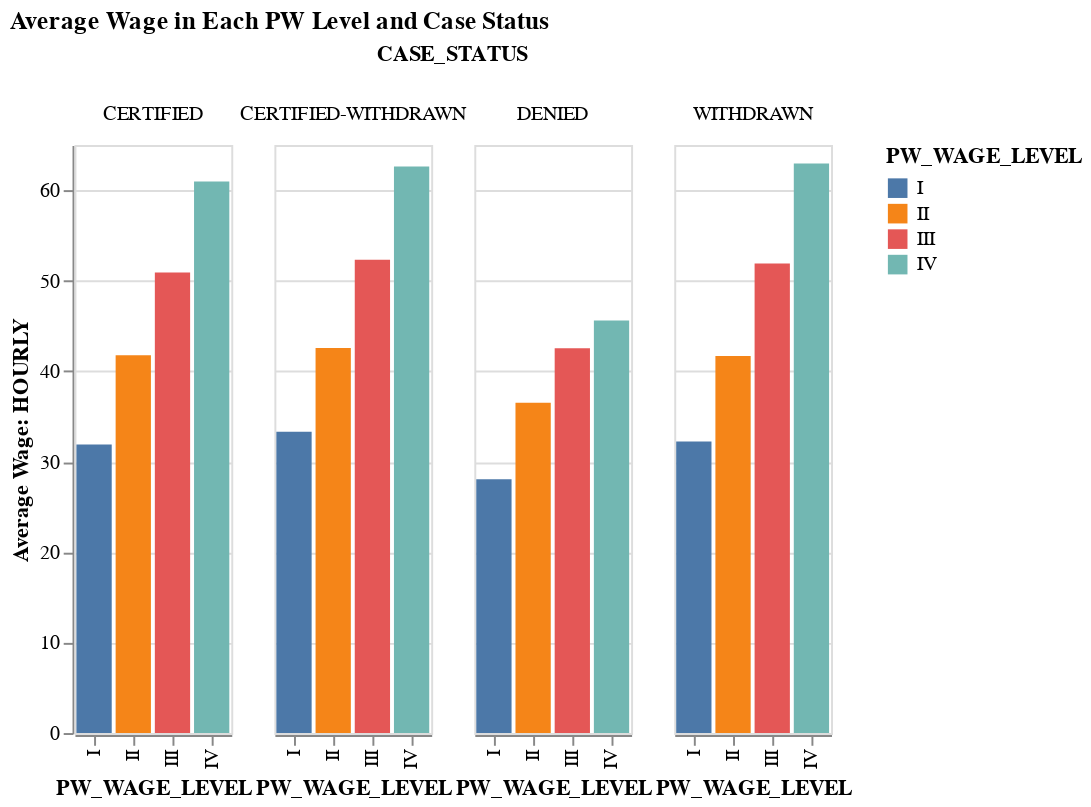

The cell this chart's notebook holds for it:
### Code cell
# define the mean of starting wage per PW level, case status, and unit of pay
df_wages = no_outliers.groupby(['PW_WAGE_LEVEL','CASE_STATUS','WAGE_UNIT_OF_PAY']).agg(MEAN=('WAGE_RATE_OF_PAY_FROM','mean')).reset_index()

# filter only data with unit of pay hour
df_wages = df_wages[df_wages['WAGE_UNIT_OF_PAY'].isin(['HOUR'])]

# create a chart to show mean of each PW level in each case status
bars = alt.Chart(df_wages).mark_bar().encode(
           x=('PW_WAGE_LEVEL'),
           y=alt.Y('MEAN', title='Average Wage: HOURLY'),
           color=('PW_WAGE_LEVEL'),
           tooltip='MEAN'
      )

(bars).facet(column = 'CASE_STATUS').properties(title='Average Wage in Each PW Level and Case Status').display()

### Figure 1 — Vega-Lite specification as saved in the notebook (floating-point values rounded to 4 significant figures)
{"config": {"view": {"continuousWidth": 400, "continuousHeight": 300}}, "data": {"name": "data-2c94931be2da15bf4b9dee6e1bfc21e1"}, "facet": {"column": {"field": "CASE_STATUS", "type": "nominal"}}, "spec": {"mark": "bar", "encoding": {"color": {"field": "PW_WAGE_LEVEL", "type": "nominal"}, "tooltip": {"field": "MEAN", "type": "quantitative"}, "x": {"field": "PW_WAGE_LEVEL", "type": "nominal"}, "y": {"field": "MEAN", "title": "Average Wage: HOURLY", "type": "quantitative"}}}, "title": "Average Wage in Each PW Level and Case Status", "$schema": "https://vega.github.io/schema/vega-lite/v4.17.0.json", "datasets": {"data-2c94931be2da15bf4b9dee6e1bfc21e1": [{"PW_WAGE_LEVEL": "I", "CASE_STATUS": "CERTIFIED", "WAGE_UNIT_OF_PAY": "HOUR", "MEAN": 31.91}, {"PW_WAGE_LEVEL": "I", "CASE_STATUS": "CERTIFIED-WITHDRAWN", "WAGE_UNIT_OF_PAY": "HOUR", "MEAN": 33.29}, {"PW_WAGE_LEVEL": "I", "CASE_STATUS": "DENIED", "WAGE_UNIT_OF_PAY": "HOUR", "MEAN": 28.06}, {"PW_WAGE_LEVEL": "I", "CASE_STATUS": "WITHDRAWN", "WAGE_UNIT_OF_PAY": "HOUR", "MEAN": 32.22}, {"PW_WAGE_LEVEL": "II", "CASE_STATUS": "CERTIFIED", "WAGE_UNIT_OF_PAY": "HOUR", "MEAN": 41.78}, {"PW_WAGE_LEVEL": "II", "CASE_STATUS": "CERTIFIED-WITHDRAWN", "WAGE_UNIT_OF_PAY": "HOUR", "MEAN": 42.57}, {"PW_WAGE_LEVEL": "II", "CASE_STATUS": "DENIED", "WAGE_UNIT_OF_PAY": "HOUR", "MEAN": 36.51}, {"PW_WAGE_LEVEL": "II", "CASE_STATUS": "WITHDRAWN", "WAGE_UNIT_OF_PAY": "HOUR", "MEAN": 41.68}, {"PW_WAGE_LEVEL": "III", "CASE_STATUS": "CERTIFIED", "WAGE_UNIT_OF_PAY": "HOUR", "MEAN": 50.91}, {"PW_WAGE_LEVEL": "III", "CASE_STATUS": "CERTIFIED-WITHDRAWN", "WAGE_UNIT_OF_PAY": "HOUR", "MEAN": 52.31}, {"PW_WAGE_LEVEL": "III", "CASE_STATUS": "DENIED", "WAGE_UNIT_OF_PAY": "HOUR", "MEAN": 42.55}, {"PW_WAGE_LEVEL": "III", "CASE_STATUS": "WITHDRAWN", "WAGE_UNIT_OF_PAY": "HOUR", "MEAN": 51.91}, {"PW_WAGE_LEVEL": "IV", "CASE_STATUS": "CERTIFIED", "WAGE_UNIT_OF_PAY": "HOUR", "MEAN": 60.97}, {"PW_WAGE_LEVEL": "IV", "CASE_STATUS": "CERTIFIED-WITHDRAWN", "WAGE_UNIT_OF_PAY": "HOUR", "MEAN": 62.62}, {"PW_WAGE_LEVEL": "IV", "CASE_STATUS": "DENIED", "WAGE_UNIT_OF_PAY": "HOUR", "MEAN": 45.61}, {"PW_WAGE_LEVEL": "IV", "CASE_STATUS": "WITHDRAWN", "WAGE_UNIT_OF_PAY": "HOUR", "MEAN": 62.95}]}}
